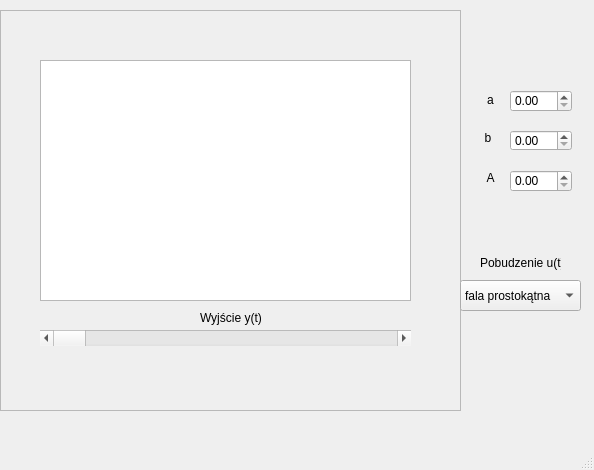
<?xml version="1.0" encoding="UTF-8"?>
<ui version="4.0">
 <class>MainWindow</class>
 <widget class="QMainWindow" name="MainWindow">
  <property name="geometry">
   <rect>
    <x>0</x>
    <y>0</y>
    <width>594</width>
    <height>470</height>
   </rect>
  </property>
  <property name="windowTitle">
   <string>MainWindow</string>
  </property>
  <widget class="QWidget" name="centralWidget">
   <widget class="QFrame" name="frame">
    <property name="geometry">
     <rect>
      <x>0</x>
      <y>10</y>
      <width>461</width>
      <height>401</height>
     </rect>
    </property>
    <property name="frameShape">
     <enum>QFrame::StyledPanel</enum>
    </property>
    <property name="frameShadow">
     <enum>QFrame::Raised</enum>
    </property>
    <widget class="QScrollBar" name="horizontalScrollBar">
     <property name="geometry">
      <rect>
       <x>40</x>
       <y>320</y>
       <width>371</width>
       <height>16</height>
      </rect>
     </property>
     <property name="orientation">
      <enum>Qt::Horizontal</enum>
     </property>
    </widget>
    <widget class="QGraphicsView" name="graphicsView">
     <property name="geometry">
      <rect>
       <x>40</x>
       <y>50</y>
       <width>371</width>
       <height>241</height>
      </rect>
     </property>
    </widget>
    <widget class="QLabel" name="label_2">
     <property name="geometry">
      <rect>
       <x>200</x>
       <y>300</y>
       <width>71</width>
       <height>16</height>
      </rect>
     </property>
     <property name="text">
      <string>Wyjście y(t)</string>
     </property>
    </widget>
    <widget class="QLabel" name="rownanie">
     <property name="geometry">
      <rect>
       <x>50</x>
       <y>0</y>
       <width>361</width>
       <height>41</height>
      </rect>
     </property>
     <property name="text">
      <string/>
     </property>
     <property name="textFormat">
      <enum>Qt::PlainText</enum>
     </property>
     <property name="pixmap">
      <pixmap>rownanko.jpg</pixmap>
     </property>
     <property name="wordWrap">
      <bool>false</bool>
     </property>
     <property name="openExternalLinks">
      <bool>false</bool>
     </property>
     <property name="textInteractionFlags">
      <set>Qt::LinksAccessibleByMouse</set>
     </property>
    </widget>
   </widget>
   <widget class="QComboBox" name="sygnal_u">
    <property name="geometry">
     <rect>
      <x>460</x>
      <y>280</y>
      <width>121</width>
      <height>31</height>
     </rect>
    </property>
    <property name="currentIndex">
     <number>0</number>
    </property>
    <item>
     <property name="text">
      <string>fala prostokątna</string>
     </property>
    </item>
    <item>
     <property name="text">
      <string>skok</string>
     </property>
    </item>
    <item>
     <property name="text">
      <string>sinus</string>
     </property>
    </item>
   </widget>
   <widget class="QDoubleSpinBox" name="parametr_a">
    <property name="geometry">
     <rect>
      <x>510</x>
      <y>90</y>
      <width>62</width>
      <height>22</height>
     </rect>
    </property>
   </widget>
   <widget class="QDoubleSpinBox" name="parametr_b">
    <property name="geometry">
     <rect>
      <x>510</x>
      <y>130</y>
      <width>62</width>
      <height>21</height>
     </rect>
    </property>
   </widget>
   <widget class="QDoubleSpinBox" name="parametr_A">
    <property name="geometry">
     <rect>
      <x>510</x>
      <y>170</y>
      <width>62</width>
      <height>22</height>
     </rect>
    </property>
   </widget>
   <widget class="QLabel" name="label_3">
    <property name="geometry">
     <rect>
      <x>480</x>
      <y>89</y>
      <width>21</width>
      <height>21</height>
     </rect>
    </property>
    <property name="layoutDirection">
     <enum>Qt::LeftToRight</enum>
    </property>
    <property name="text">
     <string>a</string>
    </property>
    <property name="alignment">
     <set>Qt::AlignCenter</set>
    </property>
   </widget>
   <widget class="QLabel" name="label_4">
    <property name="geometry">
     <rect>
      <x>480</x>
      <y>130</y>
      <width>16</width>
      <height>16</height>
     </rect>
    </property>
    <property name="text">
     <string>b</string>
    </property>
    <property name="alignment">
     <set>Qt::AlignCenter</set>
    </property>
   </widget>
   <widget class="QLabel" name="label_5">
    <property name="geometry">
     <rect>
      <x>480</x>
      <y>170</y>
      <width>21</width>
      <height>16</height>
     </rect>
    </property>
    <property name="text">
     <string>A</string>
    </property>
    <property name="alignment">
     <set>Qt::AlignCenter</set>
    </property>
   </widget>
   <widget class="QLabel" name="label_6">
    <property name="geometry">
     <rect>
      <x>480</x>
      <y>253</y>
      <width>81</width>
      <height>20</height>
     </rect>
    </property>
    <property name="text">
     <string>Pobudzenie u(t)</string>
    </property>
   </widget>
  </widget>
  <widget class="QMenuBar" name="menuBar">
   <property name="geometry">
    <rect>
     <x>0</x>
     <y>0</y>
     <width>594</width>
     <height>20</height>
    </rect>
   </property>
  </widget>
  <widget class="QStatusBar" name="statusBar"/>
 </widget>
 <layoutdefault spacing="6" margin="11"/>
 <resources/>
 <connections/>
</ui>
